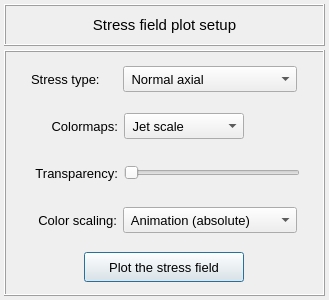
<?xml version="1.0" encoding="UTF-8"?>
<ui version="4.0">
 <class>Form</class>
 <widget class="QWidget" name="Form">
  <property name="geometry">
   <rect>
    <x>0</x>
    <y>0</y>
    <width>329</width>
    <height>300</height>
   </rect>
  </property>
  <property name="minimumSize">
   <size>
    <width>0</width>
    <height>200</height>
   </size>
  </property>
  <property name="maximumSize">
   <size>
    <width>16777215</width>
    <height>300</height>
   </size>
  </property>
  <property name="windowTitle">
   <string>Form</string>
  </property>
  <layout class="QGridLayout" name="gridLayout_2">
   <property name="leftMargin">
    <number>4</number>
   </property>
   <property name="topMargin">
    <number>4</number>
   </property>
   <property name="rightMargin">
    <number>4</number>
   </property>
   <property name="bottomMargin">
    <number>4</number>
   </property>
   <property name="spacing">
    <number>4</number>
   </property>
   <item row="0" column="0">
    <widget class="QFrame" name="frame">
     <property name="minimumSize">
      <size>
       <width>0</width>
       <height>42</height>
      </size>
     </property>
     <property name="maximumSize">
      <size>
       <width>16777215</width>
       <height>42</height>
      </size>
     </property>
     <property name="frameShape">
      <enum>QFrame::Box</enum>
     </property>
     <property name="frameShadow">
      <enum>QFrame::Raised</enum>
     </property>
     <property name="lineWidth">
      <number>1</number>
     </property>
     <layout class="QGridLayout" name="gridLayout_5">
      <property name="leftMargin">
       <number>2</number>
      </property>
      <property name="topMargin">
       <number>2</number>
      </property>
      <property name="rightMargin">
       <number>2</number>
      </property>
      <property name="bottomMargin">
       <number>2</number>
      </property>
      <property name="spacing">
       <number>2</number>
      </property>
      <item row="0" column="0">
       <widget class="QLabel" name="label">
        <property name="font">
         <font>
          <family>MS Shell Dlg 2</family>
          <pointsize>11</pointsize>
          <weight>50</weight>
          <italic>false</italic>
          <bold>false</bold>
         </font>
        </property>
        <property name="text">
         <string>Stress field plot setup</string>
        </property>
        <property name="textFormat">
         <enum>Qt::AutoText</enum>
        </property>
        <property name="alignment">
         <set>Qt::AlignCenter</set>
        </property>
       </widget>
      </item>
     </layout>
    </widget>
   </item>
   <item row="1" column="0">
    <widget class="QFrame" name="frame_2">
     <property name="minimumSize">
      <size>
       <width>0</width>
       <height>0</height>
      </size>
     </property>
     <property name="maximumSize">
      <size>
       <width>16777215</width>
       <height>16777215</height>
      </size>
     </property>
     <property name="frameShape">
      <enum>QFrame::Box</enum>
     </property>
     <property name="frameShadow">
      <enum>QFrame::Raised</enum>
     </property>
     <layout class="QGridLayout" name="gridLayout_10">
      <property name="leftMargin">
       <number>4</number>
      </property>
      <property name="topMargin">
       <number>4</number>
      </property>
      <property name="rightMargin">
       <number>4</number>
      </property>
      <property name="bottomMargin">
       <number>4</number>
      </property>
      <property name="spacing">
       <number>4</number>
      </property>
      <item row="3" column="0">
       <widget class="QFrame" name="frame_scalling">
        <property name="minimumSize">
         <size>
          <width>0</width>
          <height>40</height>
         </size>
        </property>
        <property name="maximumSize">
         <size>
          <width>16777215</width>
          <height>40</height>
         </size>
        </property>
        <property name="frameShape">
         <enum>QFrame::NoFrame</enum>
        </property>
        <property name="frameShadow">
         <enum>QFrame::Raised</enum>
        </property>
        <layout class="QGridLayout" name="gridLayout_7">
         <property name="leftMargin">
          <number>0</number>
         </property>
         <property name="topMargin">
          <number>0</number>
         </property>
         <property name="rightMargin">
          <number>0</number>
         </property>
         <property name="bottomMargin">
          <number>0</number>
         </property>
         <property name="horizontalSpacing">
          <number>6</number>
         </property>
         <property name="verticalSpacing">
          <number>0</number>
         </property>
         <item row="0" column="0">
          <spacer name="horizontalSpacer_2">
           <property name="orientation">
            <enum>Qt::Horizontal</enum>
           </property>
           <property name="sizeHint" stdset="0">
            <size>
             <width>40</width>
             <height>20</height>
            </size>
           </property>
          </spacer>
         </item>
         <item row="0" column="1">
          <widget class="QLabel" name="label_2">
           <property name="minimumSize">
            <size>
             <width>86</width>
             <height>26</height>
            </size>
           </property>
           <property name="maximumSize">
            <size>
             <width>86</width>
             <height>26</height>
            </size>
           </property>
           <property name="font">
            <font>
             <pointsize>10</pointsize>
            </font>
           </property>
           <property name="text">
            <string>Color scaling:</string>
           </property>
           <property name="alignment">
            <set>Qt::AlignRight|Qt::AlignTrailing|Qt::AlignVCenter</set>
           </property>
          </widget>
         </item>
         <item row="0" column="3">
          <spacer name="horizontalSpacer">
           <property name="orientation">
            <enum>Qt::Horizontal</enum>
           </property>
           <property name="sizeHint" stdset="0">
            <size>
             <width>40</width>
             <height>20</height>
            </size>
           </property>
          </spacer>
         </item>
         <item row="0" column="2">
          <widget class="QComboBox" name="comboBox_color_scale">
           <property name="minimumSize">
            <size>
             <width>174</width>
             <height>26</height>
            </size>
           </property>
           <property name="maximumSize">
            <size>
             <width>174</width>
             <height>26</height>
            </size>
           </property>
           <property name="font">
            <font>
             <pointsize>10</pointsize>
            </font>
           </property>
           <item>
            <property name="text">
             <string> Animation (absolute)</string>
            </property>
           </item>
           <item>
            <property name="text">
             <string> Animation (non absolute)</string>
            </property>
           </item>
           <item>
            <property name="text">
             <string> Absolute values</string>
            </property>
           </item>
           <item>
            <property name="text">
             <string> Real values</string>
            </property>
           </item>
           <item>
            <property name="text">
             <string> Imaginary values</string>
            </property>
           </item>
          </widget>
         </item>
        </layout>
       </widget>
      </item>
      <item row="4" column="0">
       <widget class="QFrame" name="frame_button">
        <property name="minimumSize">
         <size>
          <width>0</width>
          <height>40</height>
         </size>
        </property>
        <property name="maximumSize">
         <size>
          <width>16777215</width>
          <height>40</height>
         </size>
        </property>
        <property name="frameShape">
         <enum>QFrame::NoFrame</enum>
        </property>
        <property name="frameShadow">
         <enum>QFrame::Raised</enum>
        </property>
        <layout class="QGridLayout" name="gridLayout_6">
         <property name="leftMargin">
          <number>0</number>
         </property>
         <property name="topMargin">
          <number>0</number>
         </property>
         <property name="rightMargin">
          <number>0</number>
         </property>
         <property name="bottomMargin">
          <number>0</number>
         </property>
         <property name="spacing">
          <number>0</number>
         </property>
         <item row="0" column="0">
          <widget class="QPushButton" name="pushButton_plot">
           <property name="minimumSize">
            <size>
             <width>160</width>
             <height>30</height>
            </size>
           </property>
           <property name="maximumSize">
            <size>
             <width>160</width>
             <height>30</height>
            </size>
           </property>
           <property name="font">
            <font>
             <pointsize>10</pointsize>
            </font>
           </property>
           <property name="styleSheet">
            <string notr="true"/>
           </property>
           <property name="text">
            <string>Plot the stress field</string>
           </property>
           <property name="default">
            <bool>true</bool>
           </property>
          </widget>
         </item>
        </layout>
       </widget>
      </item>
      <item row="0" column="0">
       <widget class="QFrame" name="frame_3">
        <property name="minimumSize">
         <size>
          <width>0</width>
          <height>40</height>
         </size>
        </property>
        <property name="maximumSize">
         <size>
          <width>16777215</width>
          <height>40</height>
         </size>
        </property>
        <property name="frameShape">
         <enum>QFrame::NoFrame</enum>
        </property>
        <property name="frameShadow">
         <enum>QFrame::Raised</enum>
        </property>
        <layout class="QGridLayout" name="gridLayout_9">
         <property name="leftMargin">
          <number>0</number>
         </property>
         <property name="topMargin">
          <number>0</number>
         </property>
         <property name="rightMargin">
          <number>0</number>
         </property>
         <property name="bottomMargin">
          <number>0</number>
         </property>
         <property name="verticalSpacing">
          <number>0</number>
         </property>
         <item row="0" column="2">
          <widget class="QComboBox" name="comboBox_stress_type">
           <property name="minimumSize">
            <size>
             <width>174</width>
             <height>26</height>
            </size>
           </property>
           <property name="maximumSize">
            <size>
             <width>174</width>
             <height>26</height>
            </size>
           </property>
           <property name="font">
            <font>
             <pointsize>10</pointsize>
            </font>
           </property>
           <property name="toolTip">
            <string>&lt;html&gt;&lt;head/&gt;&lt;body&gt;&lt;p&gt;Select the stress type to get the frequency response&lt;/p&gt;&lt;/body&gt;&lt;/html&gt;</string>
           </property>
           <item>
            <property name="text">
             <string> Normal axial</string>
            </property>
           </item>
           <item>
            <property name="text">
             <string> Normal bending y</string>
            </property>
           </item>
           <item>
            <property name="text">
             <string> Normal bending z</string>
            </property>
           </item>
           <item>
            <property name="text">
             <string> Hoop</string>
            </property>
           </item>
           <item>
            <property name="text">
             <string> Torsional shear</string>
            </property>
           </item>
           <item>
            <property name="text">
             <string> Transversal shear xy</string>
            </property>
           </item>
           <item>
            <property name="text">
             <string> Transversal shear xz</string>
            </property>
           </item>
          </widget>
         </item>
         <item row="0" column="0">
          <spacer name="horizontalSpacer_3">
           <property name="orientation">
            <enum>Qt::Horizontal</enum>
           </property>
           <property name="sizeHint" stdset="0">
            <size>
             <width>40</width>
             <height>20</height>
            </size>
           </property>
          </spacer>
         </item>
         <item row="0" column="3">
          <spacer name="horizontalSpacer_4">
           <property name="orientation">
            <enum>Qt::Horizontal</enum>
           </property>
           <property name="sizeHint" stdset="0">
            <size>
             <width>40</width>
             <height>20</height>
            </size>
           </property>
          </spacer>
         </item>
         <item row="0" column="1">
          <widget class="QLabel" name="label_5">
           <property name="minimumSize">
            <size>
             <width>86</width>
             <height>26</height>
            </size>
           </property>
           <property name="maximumSize">
            <size>
             <width>86</width>
             <height>26</height>
            </size>
           </property>
           <property name="font">
            <font>
             <pointsize>10</pointsize>
            </font>
           </property>
           <property name="text">
            <string>Stress type:</string>
           </property>
          </widget>
         </item>
        </layout>
       </widget>
      </item>
      <item row="1" column="0">
       <widget class="QFrame" name="frame_4">
        <property name="minimumSize">
         <size>
          <width>0</width>
          <height>40</height>
         </size>
        </property>
        <property name="maximumSize">
         <size>
          <width>16777215</width>
          <height>40</height>
         </size>
        </property>
        <property name="frameShape">
         <enum>QFrame::NoFrame</enum>
        </property>
        <property name="frameShadow">
         <enum>QFrame::Raised</enum>
        </property>
        <layout class="QGridLayout" name="gridLayout_11">
         <property name="leftMargin">
          <number>0</number>
         </property>
         <property name="topMargin">
          <number>0</number>
         </property>
         <property name="rightMargin">
          <number>0</number>
         </property>
         <property name="bottomMargin">
          <number>0</number>
         </property>
         <item row="0" column="2">
          <widget class="QFrame" name="frame_5">
           <property name="minimumSize">
            <size>
             <width>176</width>
             <height>0</height>
            </size>
           </property>
           <property name="maximumSize">
            <size>
             <width>176</width>
             <height>16777215</height>
            </size>
           </property>
           <property name="frameShape">
            <enum>QFrame::NoFrame</enum>
           </property>
           <property name="frameShadow">
            <enum>QFrame::Raised</enum>
           </property>
           <layout class="QGridLayout" name="gridLayout_8">
            <property name="leftMargin">
             <number>0</number>
            </property>
            <property name="topMargin">
             <number>0</number>
            </property>
            <property name="rightMargin">
             <number>0</number>
            </property>
            <property name="bottomMargin">
             <number>0</number>
            </property>
            <property name="spacing">
             <number>0</number>
            </property>
            <item row="0" column="0">
             <widget class="QComboBox" name="comboBox_colormaps">
              <property name="minimumSize">
               <size>
                <width>120</width>
                <height>26</height>
               </size>
              </property>
              <property name="maximumSize">
               <size>
                <width>176</width>
                <height>26</height>
               </size>
              </property>
              <property name="font">
               <font>
                <pointsize>10</pointsize>
               </font>
              </property>
              <item>
               <property name="text">
                <string> Jet scale</string>
               </property>
              </item>
              <item>
               <property name="text">
                <string> Viridis scale</string>
               </property>
              </item>
              <item>
               <property name="text">
                <string> Inferno scale</string>
               </property>
              </item>
              <item>
               <property name="text">
                <string> Magma scale</string>
               </property>
              </item>
              <item>
               <property name="text">
                <string> Plasma scale</string>
               </property>
              </item>
              <item>
               <property name="text">
                <string> Grayscale</string>
               </property>
              </item>
             </widget>
            </item>
            <item row="0" column="1">
             <spacer name="horizontalSpacer_5">
              <property name="orientation">
               <enum>Qt::Horizontal</enum>
              </property>
              <property name="sizeHint" stdset="0">
               <size>
                <width>40</width>
                <height>20</height>
               </size>
              </property>
             </spacer>
            </item>
           </layout>
          </widget>
         </item>
         <item row="0" column="3">
          <spacer name="horizontalSpacer_6">
           <property name="orientation">
            <enum>Qt::Horizontal</enum>
           </property>
           <property name="sizeHint" stdset="0">
            <size>
             <width>40</width>
             <height>20</height>
            </size>
           </property>
          </spacer>
         </item>
         <item row="0" column="1">
          <widget class="QLabel" name="label_3">
           <property name="minimumSize">
            <size>
             <width>90</width>
             <height>26</height>
            </size>
           </property>
           <property name="maximumSize">
            <size>
             <width>90</width>
             <height>26</height>
            </size>
           </property>
           <property name="font">
            <font>
             <pointsize>10</pointsize>
            </font>
           </property>
           <property name="text">
            <string>Colormaps:</string>
           </property>
           <property name="alignment">
            <set>Qt::AlignRight|Qt::AlignTrailing|Qt::AlignVCenter</set>
           </property>
          </widget>
         </item>
         <item row="0" column="0">
          <spacer name="horizontalSpacer_7">
           <property name="orientation">
            <enum>Qt::Horizontal</enum>
           </property>
           <property name="sizeHint" stdset="0">
            <size>
             <width>40</width>
             <height>20</height>
            </size>
           </property>
          </spacer>
         </item>
        </layout>
       </widget>
      </item>
      <item row="2" column="0">
       <widget class="QFrame" name="frame_6">
        <property name="minimumSize">
         <size>
          <width>0</width>
          <height>40</height>
         </size>
        </property>
        <property name="maximumSize">
         <size>
          <width>16777215</width>
          <height>40</height>
         </size>
        </property>
        <property name="frameShape">
         <enum>QFrame::NoFrame</enum>
        </property>
        <property name="frameShadow">
         <enum>QFrame::Raised</enum>
        </property>
        <layout class="QGridLayout" name="gridLayout_12">
         <property name="leftMargin">
          <number>0</number>
         </property>
         <property name="topMargin">
          <number>0</number>
         </property>
         <property name="rightMargin">
          <number>0</number>
         </property>
         <property name="bottomMargin">
          <number>0</number>
         </property>
         <item row="0" column="1">
          <widget class="QLabel" name="label_4">
           <property name="minimumSize">
            <size>
             <width>90</width>
             <height>26</height>
            </size>
           </property>
           <property name="maximumSize">
            <size>
             <width>90</width>
             <height>26</height>
            </size>
           </property>
           <property name="font">
            <font>
             <pointsize>10</pointsize>
            </font>
           </property>
           <property name="text">
            <string>Transparency:</string>
           </property>
           <property name="alignment">
            <set>Qt::AlignRight|Qt::AlignTrailing|Qt::AlignVCenter</set>
           </property>
          </widget>
         </item>
         <item row="0" column="2">
          <widget class="QSlider" name="slider_transparency">
           <property name="minimumSize">
            <size>
             <width>176</width>
             <height>0</height>
            </size>
           </property>
           <property name="maximumSize">
            <size>
             <width>176</width>
             <height>16777215</height>
            </size>
           </property>
           <property name="orientation">
            <enum>Qt::Horizontal</enum>
           </property>
          </widget>
         </item>
         <item row="0" column="3">
          <spacer name="horizontalSpacer_8">
           <property name="orientation">
            <enum>Qt::Horizontal</enum>
           </property>
           <property name="sizeHint" stdset="0">
            <size>
             <width>40</width>
             <height>20</height>
            </size>
           </property>
          </spacer>
         </item>
         <item row="0" column="0">
          <spacer name="horizontalSpacer_9">
           <property name="orientation">
            <enum>Qt::Horizontal</enum>
           </property>
           <property name="sizeHint" stdset="0">
            <size>
             <width>40</width>
             <height>20</height>
            </size>
           </property>
          </spacer>
         </item>
        </layout>
       </widget>
      </item>
     </layout>
    </widget>
   </item>
  </layout>
 </widget>
 <tabstops>
  <tabstop>comboBox_stress_type</tabstop>
  <tabstop>comboBox_colormaps</tabstop>
  <tabstop>slider_transparency</tabstop>
  <tabstop>comboBox_color_scale</tabstop>
  <tabstop>pushButton_plot</tabstop>
 </tabstops>
 <resources/>
 <connections/>
</ui>
